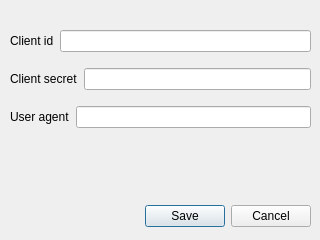
<?xml version="1.0" encoding="UTF-8"?>
<ui version="4.0">
 <class>Dialog</class>
 <widget class="QDialog" name="Dialog">
  <property name="geometry">
   <rect>
    <x>0</x>
    <y>0</y>
    <width>320</width>
    <height>240</height>
   </rect>
  </property>
  <property name="windowTitle">
   <string>Dialog</string>
  </property>
  <widget class="QDialogButtonBox" name="buttonBox">
   <property name="geometry">
    <rect>
     <x>10</x>
     <y>200</y>
     <width>301</width>
     <height>32</height>
    </rect>
   </property>
   <property name="orientation">
    <enum>Qt::Horizontal</enum>
   </property>
   <property name="standardButtons">
    <set>QDialogButtonBox::Cancel|QDialogButtonBox::Save</set>
   </property>
   <property name="centerButtons">
    <bool>false</bool>
   </property>
  </widget>
  <widget class="QWidget" name="layoutWidget">
   <property name="geometry">
    <rect>
     <x>10</x>
     <y>20</y>
     <width>301</width>
     <height>121</height>
    </rect>
   </property>
   <layout class="QVBoxLayout" name="verticalLayout">
    <item>
     <layout class="QHBoxLayout" name="horizontalLayout">
      <item>
       <widget class="QLabel" name="label">
        <property name="text">
         <string>Client id</string>
        </property>
       </widget>
      </item>
      <item>
       <widget class="QLineEdit" name="client_id"/>
      </item>
     </layout>
    </item>
    <item>
     <layout class="QHBoxLayout" name="horizontalLayout_2">
      <item>
       <widget class="QLabel" name="label_2">
        <property name="text">
         <string>Client secret</string>
        </property>
       </widget>
      </item>
      <item>
       <widget class="QLineEdit" name="client_secret"/>
      </item>
     </layout>
    </item>
    <item>
     <layout class="QHBoxLayout" name="horizontalLayout_3">
      <item>
       <widget class="QLabel" name="label_3">
        <property name="text">
         <string>User agent</string>
        </property>
       </widget>
      </item>
      <item>
       <widget class="QLineEdit" name="user_agent"/>
      </item>
     </layout>
    </item>
   </layout>
  </widget>
 </widget>
 <resources/>
 <connections>
  <connection>
   <sender>buttonBox</sender>
   <signal>accepted()</signal>
   <receiver>Dialog</receiver>
   <slot>accept()</slot>
   <hints>
    <hint type="sourcelabel">
     <x>248</x>
     <y>254</y>
    </hint>
    <hint type="destinationlabel">
     <x>157</x>
     <y>274</y>
    </hint>
   </hints>
  </connection>
  <connection>
   <sender>buttonBox</sender>
   <signal>rejected()</signal>
   <receiver>Dialog</receiver>
   <slot>reject()</slot>
   <hints>
    <hint type="sourcelabel">
     <x>316</x>
     <y>260</y>
    </hint>
    <hint type="destinationlabel">
     <x>286</x>
     <y>274</y>
    </hint>
   </hints>
  </connection>
 </connections>
</ui>
